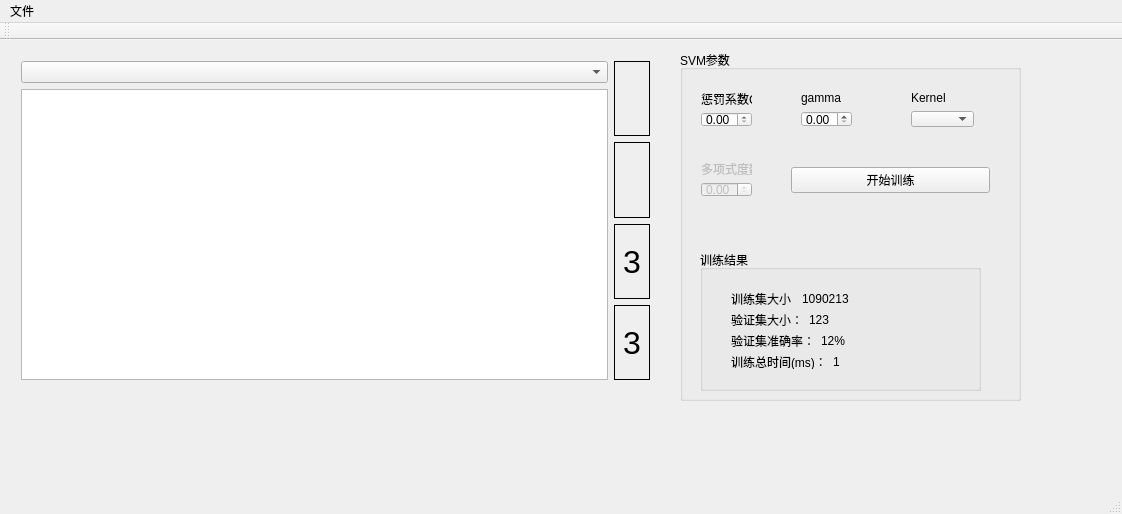
<?xml version="1.0" encoding="UTF-8"?>
<ui version="4.0">
 <class>MainWindow</class>
 <widget class="QMainWindow" name="MainWindow">
  <property name="geometry">
   <rect>
    <x>0</x>
    <y>0</y>
    <width>1122</width>
    <height>514</height>
   </rect>
  </property>
  <property name="windowTitle">
   <string>MainWindow</string>
  </property>
  <widget class="QWidget" name="centralWidget">
   <widget class="QGroupBox" name="SVMParameters">
    <property name="geometry">
     <rect>
      <x>680</x>
      <y>10</y>
      <width>341</width>
      <height>351</height>
     </rect>
    </property>
    <property name="sizePolicy">
     <sizepolicy hsizetype="Fixed" vsizetype="Minimum">
      <horstretch>0</horstretch>
      <verstretch>0</verstretch>
     </sizepolicy>
    </property>
    <property name="title">
     <string>SVM参数</string>
    </property>
    <widget class="QGroupBox" name="trainingResult">
     <property name="geometry">
      <rect>
       <x>20</x>
       <y>200</y>
       <width>281</width>
       <height>141</height>
      </rect>
     </property>
     <property name="title">
      <string>训练结果</string>
     </property>
     <widget class="QWidget" name="layoutWidget">
      <property name="geometry">
       <rect>
        <x>20</x>
        <y>30</y>
        <width>140</width>
        <height>100</height>
       </rect>
      </property>
      <layout class="QVBoxLayout" name="verticalLayout_3">
       <item>
        <layout class="QHBoxLayout" name="horizontalLayout_2">
         <item>
          <widget class="QLabel" name="trainingCountText_label">
           <property name="text">
            <string>训练集大小：</string>
           </property>
          </widget>
         </item>
         <item>
          <widget class="QLabel" name="trainingCount_label">
           <property name="text">
            <string>1090213</string>
           </property>
          </widget>
         </item>
        </layout>
       </item>
       <item>
        <layout class="QHBoxLayout" name="horizontalLayout_3">
         <item>
          <widget class="QLabel" name="validationCountText_label">
           <property name="text">
            <string>验证集大小：</string>
           </property>
          </widget>
         </item>
         <item>
          <widget class="QLabel" name="validationCount_label">
           <property name="text">
            <string>123</string>
           </property>
          </widget>
         </item>
        </layout>
       </item>
       <item>
        <layout class="QHBoxLayout" name="horizontalLayout_4">
         <item>
          <widget class="QLabel" name="validationAccuracyText_label">
           <property name="text">
            <string>验证集准确率：</string>
           </property>
          </widget>
         </item>
         <item>
          <widget class="QLabel" name="validationAccuracy_label">
           <property name="text">
            <string>12%</string>
           </property>
          </widget>
         </item>
        </layout>
       </item>
       <item>
        <layout class="QHBoxLayout" name="horizontalLayout_5">
         <item>
          <widget class="QLabel" name="timeCounterText_label">
           <property name="text">
            <string>训练总时间(ms)：</string>
           </property>
          </widget>
         </item>
         <item>
          <widget class="QLabel" name="timeCounter_label">
           <property name="text">
            <string>1</string>
           </property>
          </widget>
         </item>
        </layout>
       </item>
      </layout>
     </widget>
    </widget>
    <widget class="QWidget" name="layoutWidget">
     <property name="geometry">
      <rect>
       <x>10</x>
       <y>30</y>
       <width>73</width>
       <height>58</height>
      </rect>
     </property>
     <layout class="QVBoxLayout" name="verticalLayout_2">
      <item>
       <widget class="QLabel" name="C_label">
        <property name="text">
         <string>惩罚系数C</string>
        </property>
       </widget>
      </item>
      <item>
       <widget class="QDoubleSpinBox" name="C_spinBox"/>
      </item>
     </layout>
    </widget>
    <widget class="QWidget" name="layoutWidget">
     <property name="geometry">
      <rect>
       <x>220</x>
       <y>30</y>
       <width>85</width>
       <height>58</height>
      </rect>
     </property>
     <layout class="QVBoxLayout" name="verticalLayout_4">
      <item>
       <widget class="QLabel" name="kernel_label">
        <property name="text">
         <string>Kernel</string>
        </property>
       </widget>
      </item>
      <item>
       <widget class="QComboBox" name="kernel_comboBox">
        <property name="currentIndex">
         <number>-1</number>
        </property>
       </widget>
      </item>
     </layout>
    </widget>
    <widget class="QWidget" name="layoutWidget">
     <property name="geometry">
      <rect>
       <x>110</x>
       <y>30</y>
       <width>73</width>
       <height>58</height>
      </rect>
     </property>
     <layout class="QVBoxLayout" name="verticalLayout_5">
      <item>
       <widget class="QLabel" name="gamma_label">
        <property name="text">
         <string>gamma</string>
        </property>
       </widget>
      </item>
      <item>
       <widget class="QDoubleSpinBox" name="gamma_spinBox"/>
      </item>
     </layout>
    </widget>
    <widget class="QWidget" name="layoutWidget">
     <property name="geometry">
      <rect>
       <x>100</x>
       <y>100</y>
       <width>221</width>
       <height>61</height>
      </rect>
     </property>
     <layout class="QVBoxLayout" name="verticalLayout_6">
      <item>
       <widget class="QPushButton" name="startTrainButton">
        <property name="text">
         <string>开始训练</string>
        </property>
       </widget>
      </item>
     </layout>
    </widget>
    <widget class="QWidget" name="layoutWidget_2">
     <property name="geometry">
      <rect>
       <x>10</x>
       <y>100</y>
       <width>73</width>
       <height>58</height>
      </rect>
     </property>
     <layout class="QVBoxLayout" name="verticalLayout_7">
      <item>
       <widget class="QLabel" name="degree_label">
        <property name="enabled">
         <bool>false</bool>
        </property>
        <property name="text">
         <string>多项式度数</string>
        </property>
       </widget>
      </item>
      <item>
       <widget class="QDoubleSpinBox" name="degree_spinBox">
        <property name="enabled">
         <bool>false</bool>
        </property>
       </widget>
      </item>
     </layout>
    </widget>
   </widget>
   <widget class="QWidget" name="layoutWidget">
    <property name="geometry">
     <rect>
      <x>10</x>
      <y>10</y>
      <width>651</width>
      <height>341</height>
     </rect>
    </property>
    <property name="sizePolicy">
     <sizepolicy hsizetype="Fixed" vsizetype="Preferred">
      <horstretch>0</horstretch>
      <verstretch>0</verstretch>
     </sizepolicy>
    </property>
    <layout class="QHBoxLayout" name="horizontalLayout">
     <item>
      <layout class="QVBoxLayout" name="verticalLayout_8">
       <item>
        <widget class="QComboBox" name="filesSelection_comboBox"/>
       </item>
       <item>
        <widget class="QListWidget" name="allFiles"/>
       </item>
      </layout>
     </item>
     <item>
      <layout class="QVBoxLayout" name="verticalLayout">
       <item>
        <widget class="QLabel" name="originalImage">
         <property name="frameShape">
          <enum>QFrame::Box</enum>
         </property>
         <property name="text">
          <string/>
         </property>
         <property name="pixmap">
          <pixmap>../../bin/platecharsamples/chars/_3/00800_颜色法_5_指数_13.jpg</pixmap>
         </property>
         <property name="margin">
          <number>15</number>
         </property>
         <property name="indent">
          <number>-1</number>
         </property>
        </widget>
       </item>
       <item>
        <widget class="QLabel" name="HOGImage">
         <property name="frameShape">
          <enum>QFrame::Box</enum>
         </property>
         <property name="text">
          <string/>
         </property>
         <property name="pixmap">
          <pixmap>../../bin/platecharsamples/chars/_3/00800_颜色法_5_指数_13.jpg</pixmap>
         </property>
         <property name="margin">
          <number>15</number>
         </property>
         <property name="indent">
          <number>-1</number>
         </property>
        </widget>
       </item>
       <item>
        <widget class="QLabel" name="imageLabel">
         <property name="font">
          <font>
           <pointsize>24</pointsize>
          </font>
         </property>
         <property name="frameShape">
          <enum>QFrame::Box</enum>
         </property>
         <property name="text">
          <string>3</string>
         </property>
        </widget>
       </item>
       <item>
        <widget class="QLabel" name="predictedImageLabel">
         <property name="font">
          <font>
           <pointsize>24</pointsize>
          </font>
         </property>
         <property name="frameShape">
          <enum>QFrame::Box</enum>
         </property>
         <property name="text">
          <string>3</string>
         </property>
        </widget>
       </item>
      </layout>
     </item>
    </layout>
   </widget>
  </widget>
  <widget class="QMenuBar" name="menuBar">
   <property name="geometry">
    <rect>
     <x>0</x>
     <y>0</y>
     <width>1122</width>
     <height>30</height>
    </rect>
   </property>
   <widget class="QMenu" name="menu">
    <property name="title">
     <string>文件</string>
    </property>
    <widget class="QMenu" name="openFolder_2">
     <property name="title">
      <string>打开训练文件夹</string>
     </property>
     <addaction name="openPlateChar"/>
     <addaction name="openPlateCategory"/>
    </widget>
    <addaction name="openFolder_2"/>
    <addaction name="closeFolder"/>
   </widget>
   <addaction name="menu"/>
  </widget>
  <widget class="QToolBar" name="mainToolBar">
   <attribute name="toolBarArea">
    <enum>TopToolBarArea</enum>
   </attribute>
   <attribute name="toolBarBreak">
    <bool>false</bool>
   </attribute>
  </widget>
  <widget class="QStatusBar" name="statusBar"/>
  <action name="closeFolder">
   <property name="text">
    <string>关闭文件夹</string>
   </property>
  </action>
  <action name="openPlateChar">
   <property name="text">
    <string>训练车牌字符</string>
   </property>
  </action>
  <action name="openPlateCategory">
   <property name="text">
    <string>训练车牌类型</string>
   </property>
  </action>
 </widget>
 <layoutdefault spacing="6" margin="11"/>
 <resources/>
 <connections/>
 <slots>
  <slot>on_openFolder()</slot>
  <slot>on_currentFilesItemChanged()</slot>
 </slots>
</ui>
